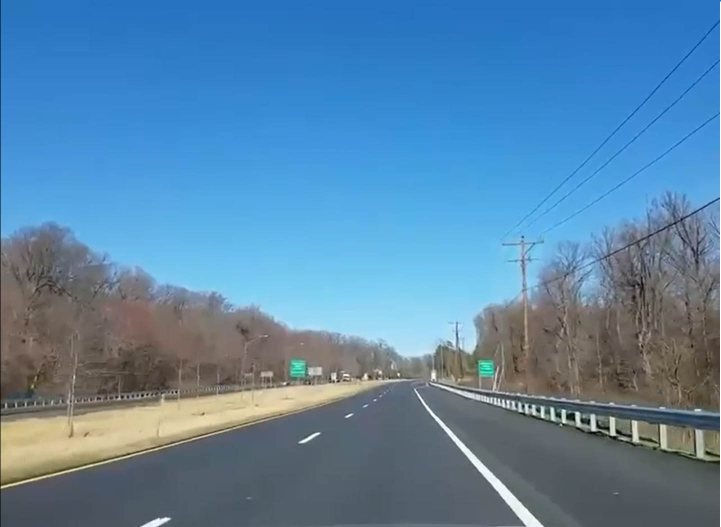
#> input picture original_exposure.jpg, 1442 x 1054 px, found by its file name (shown at 1/2 size)
$ python 'Sobel operator.py'
#> lines starting #> are read from the running program, lines starting #| are printed output that depends on the picture; after the words box and inside, x2 and y2 are one past the last pixel; in counts of white or black regions, pixels touching at a corner belong together
from turtle import clone
import cv2 as cv
import numpy as np
import matplotlib.pyplot as plt
from operator import itemgetter
from glob import glob
import sys
import math

def PT(image, Height):
    top_left = (700, 820)
    top_right = (900, 820)
    buttom_left = (250, Height)
    buttom_right = (1200, Height)
    Points1 = np.float32([top_left, buttom_left, top_right, buttom_right])
    Points2 = np.float32([[0, 0], [0, 640], [480, 0], [480, 640]])
    matrix = cv.getPerspectiveTransform(Points1, Points2)
    transformed_img = cv.warpPerspective(image, matrix, (480, 640))
    return transformed_img


Raw_Img = cv.imread('C:\\Users\\test\\Desktop\\Lane-Tracking-Img\\original_exposure.jpg')
#> Raw_Img is the input picture: shape (1054, 1442, 3); mean B, G, R 166.7, 133.1, 89.9
Gray_Img = cv.cvtColor(Raw_Img,cv.COLOR_BGR2GRAY)
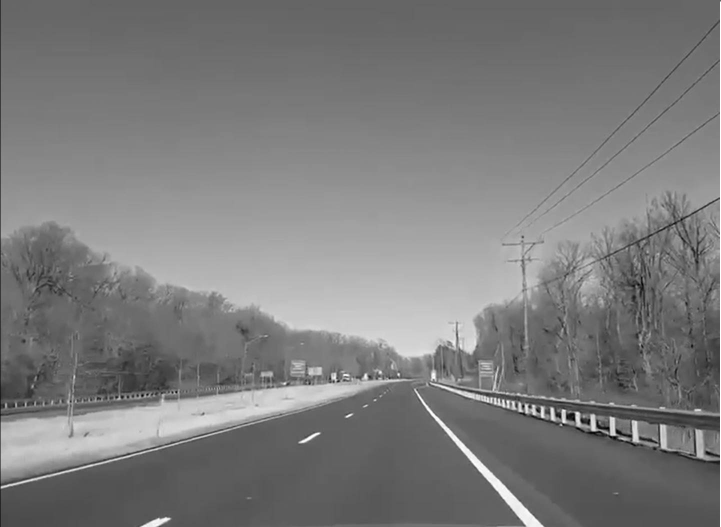
#> Gray_Img: shape (1054, 1442) (shown at 1/2 size); min 0, max 255, mean 124
Blur_Img = cv.GaussianBlur(Gray_Img,(5,5),0)
Hist_Img = cv.equalizeHist(Blur_Img)
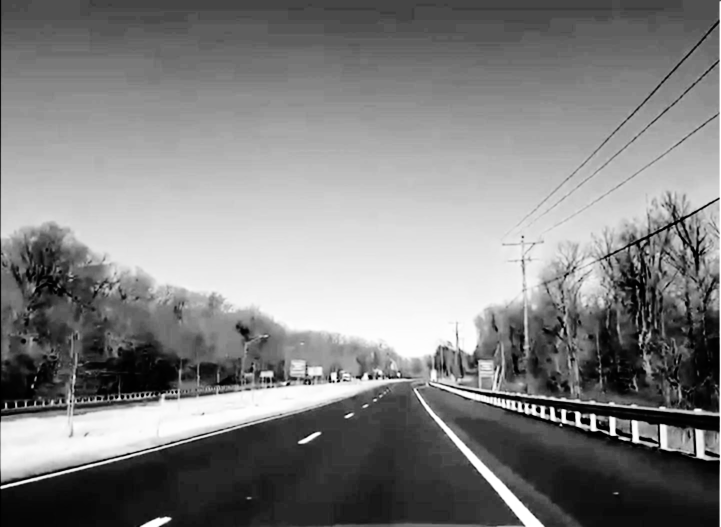
#> Hist_Img: shape (1054, 1442) (shown at 1/2 size); min 0, max 255, mean 128.8
_, Thr = cv.threshold(Hist_Img, 150, 255, cv.THRESH_BINARY)
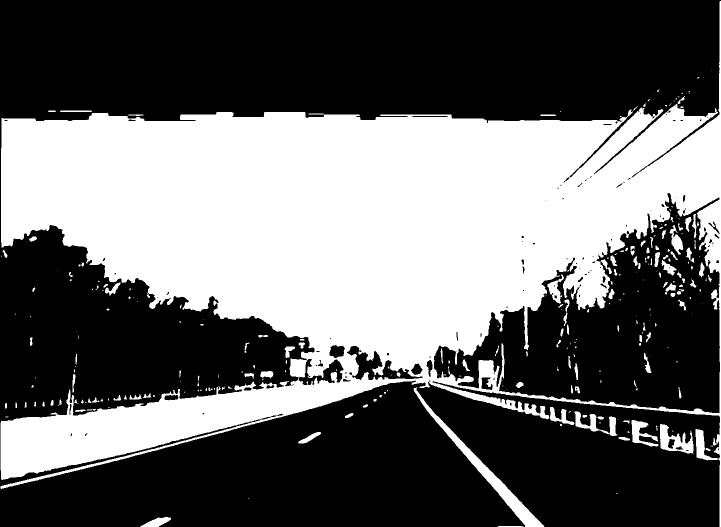
#> Thr: shape (1054, 1442) (shown at 1/2 size); 41% white; 278 white regions (148 under 20 px), largest, box (x1, y1, x2, y2) and area: (0, 2, 1442, 1054) 599522, (827, 775, 1089, 1054) 5988, (1320, 848, 1387, 907) 1990
sobel = cv.Sobel(src=Thr, ddepth=cv.CV_64F, dx=1, dy=1, ksize=5)
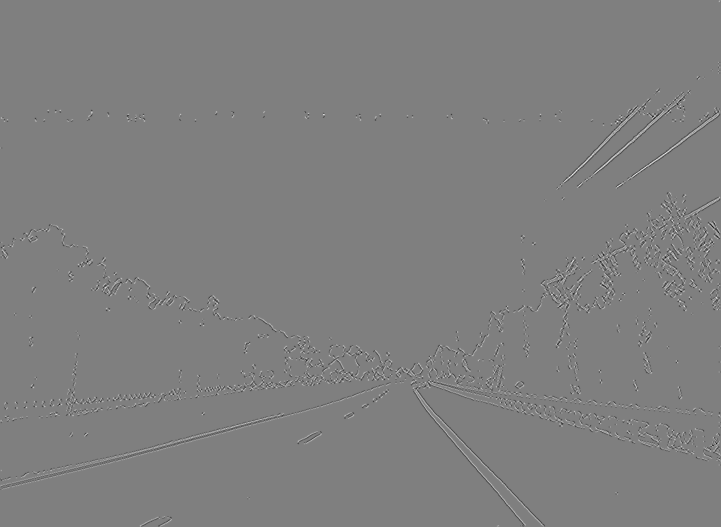
#> sobel: shape (1054, 1442) float64 (shown at 1/2 size); min -4590, max 4590, mean 0; drawn with min black and max white
Canny_edge = cv.Canny(image=Thr, threshold1=400, threshold2=450)
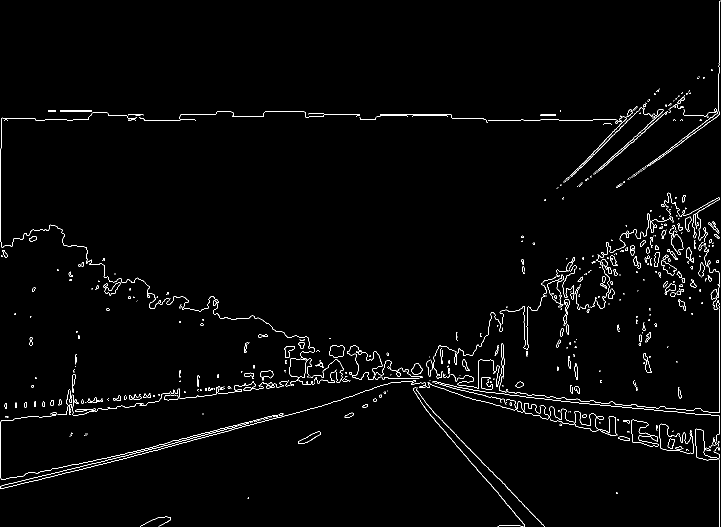
#> Canny_edge: shape (1054, 1442) (shown at 1/2 size); 1.7% white in thin lines or dots


Height = Raw_Img.shape[0]
#> Height = 1054
result_Sobel = PT(Raw_Img, Height)
result_Canny = PT(Canny_edge, Height)######################
#> call 2 of PT, with Height = 1054
#> in PT (call 2), `transformed_img = cv.warpPerspective(image, matrix, (480, 640))`:
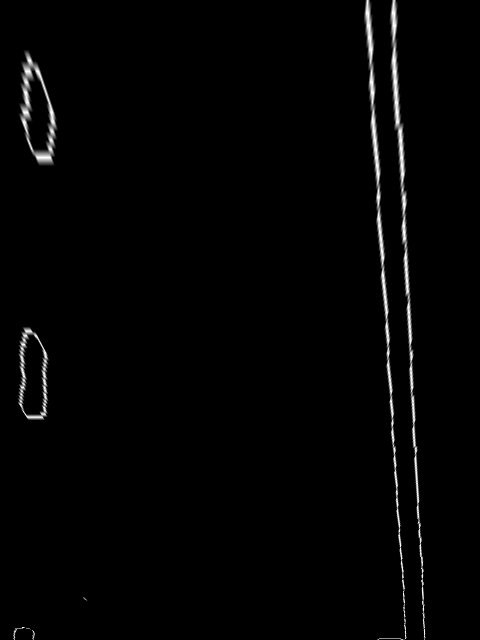
#> transformed_img: shape (640, 480); min 0, max 255, mean 3.8
Clone = np.zeros_like(result_Canny)
lines = cv.HoughLines(result_Canny, 1, np.pi / 180, 30, 0, 0, 0, np.pi)
#> lines = 16 rows, first 8: [-404, 3.14], [-396, 3.14], [-393, 3.14], [-23, 3.14], [-371, 3.14], [-377, 3.14], [-409, 3.14], [-379, 3.14]
for line in lines:
    rho,theta = line[0]
    a = np.cos(theta)
    b = np.sin(theta)
    x0 = a*rho
    y0 = b*rho
    x1 = int(x0 + 1000*(-b))
    y1 = int(y0 + 1000*(a))
    x2 = int(x0 - 1000*(-b))
    y2 = int(y0 - 1000*(a))
    cv.line(Clone,(x1,y1),(x2,y2),[255, 0, 0, 255])
#> this loop made 16 passes
#> (line, rho, x0, y0, x1, x2) on passes 1 to 12: ([[-404, 3.14]], -404, 404, 3.53e-05, 404, 403), ([[-396, 3.14]], -396, 396, 3.46e-05, 396, 395), ([[-393, 3.14]], -393, 393, 3.44e-05, 393, 392), ([[-23, 3.14]], -23, 23, 2.01e-06, 23, 22), ([[-371, 3.14]], -371, 371, 3.24e-05, 371, 370), ([[-377, 3.14]], -377, 377, 3.3e-05, 377, 376), ([[-409, 3.14]], -409, 409, 3.58e-05, 409, 408), ([[-379, 3.14]], -379, 379, 3.31e-05, 379, 378), ([[-411, 3.14]], -411, 411, 3.59e-05, 411, 410), ([[-46, 3.14]], -46, 46, 4.02e-06, 46, 45), ([[-43, 3.14]], -43, 43, 3.76e-06, 43, 42), ([[-387, 3.14]], -387, 387, 3.38e-05, 387, 386)
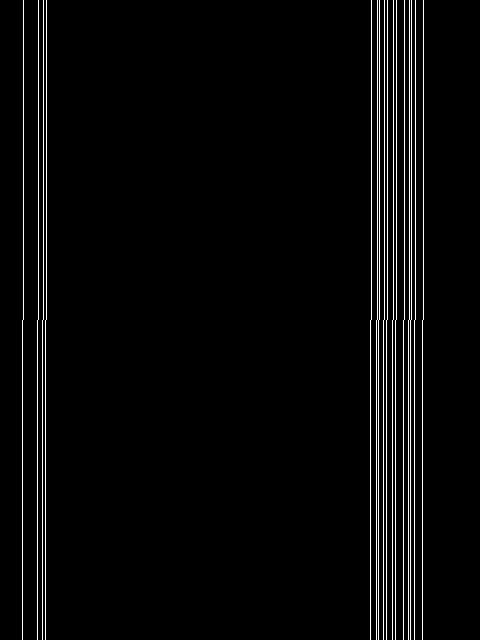
#> Clone: shape (640, 480); 3.3% white in thin lines or dots, all inside (x1, y1, x2, y2) = (22, 0, 424, 640)
cv.imshow('clone', Clone)
cv.waitKey(0)

'''
Img_resize = cv.resize(Canny_edge, (640, 480))
cv.imshow("Canny edge detection", Img_resize)
cv.imshow("CAnny edge detection & Perspective transform", result_Canny)
'''
